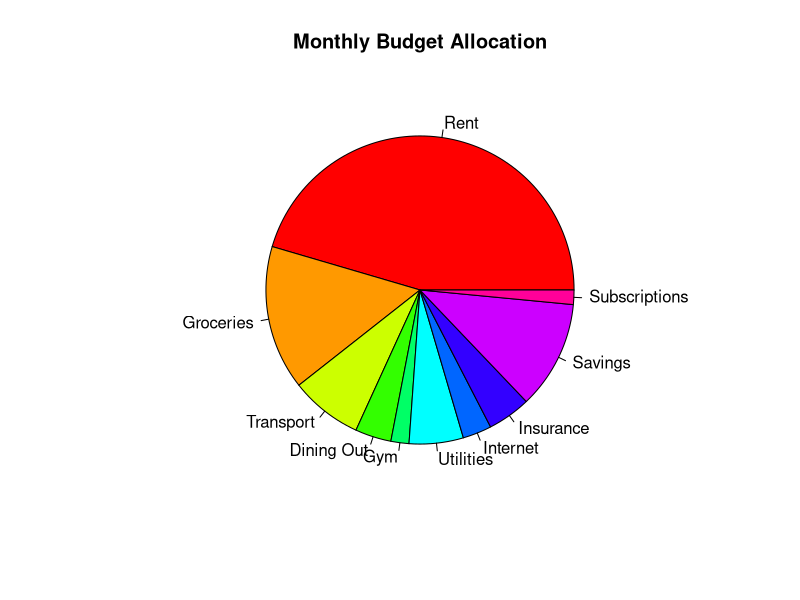
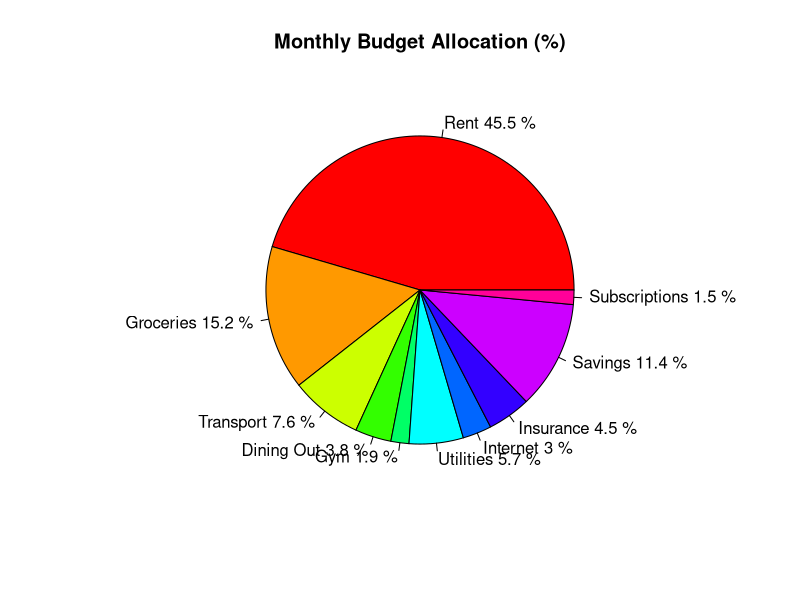

Write the R code that produced these figures, in order.
# Step 0: Clear environment
rm(list = ls())

# Step 1: Create data
categories <- c("Rent", "Groceries", "Transport", "Dining Out", "Gym",
                "Utilities", "Internet", "Insurance", "Savings", "Subscriptions")

amount <- c(1200, 400, 200, 100, 50, 150, 80, 120, 300, 40)

# Step 2: Create pie chart
pie(amount,
    labels = categories,
    col = rainbow(length(categories)),
    main = "Monthly Budget Allocation")

# Step 3: Add percentage labels
percent <- round(amount / sum(amount) * 100, 1)
labels <- paste(categories, percent, "%")

pie(amount,
    labels = labels,
    col = rainbow(length(categories)),
    main = "Monthly Budget Allocation (%)")
